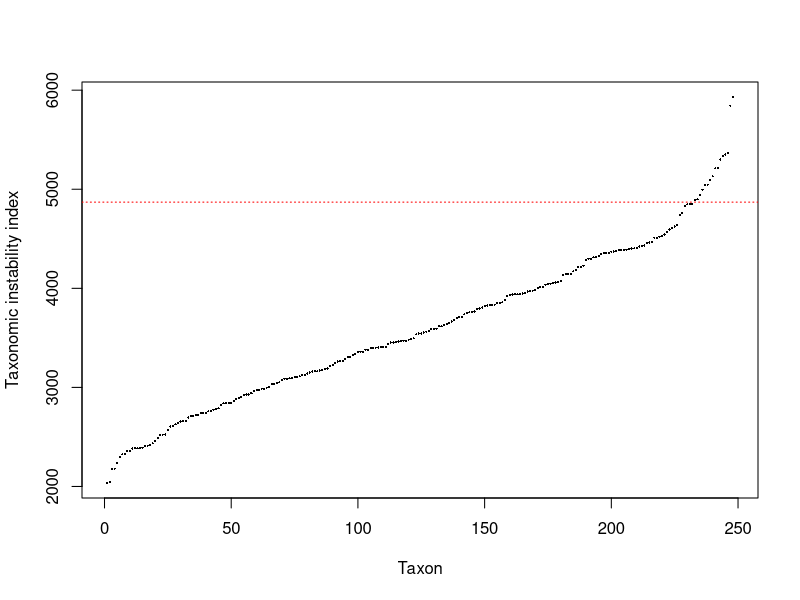

R code for this plot:
# Terrence Sylvester
# 29 January 2019
# pradakshanas@gmail.com
# figure for taxonomic instability index

# read in data
dat <- read.csv("../data/taxonomic.instability.index/taxonomic.instability.index.csv",
                as.is = T)

# make the plot
plot(x = dat$Num,
     y = sort(dat$Index),
     xlab = "Taxon",
     ylab = "Taxonomic instability index",
     pch = 16,
     cex = .3)

# show the cut off point

abline(h = 4870,
       col = "red",
       lty = 3)
